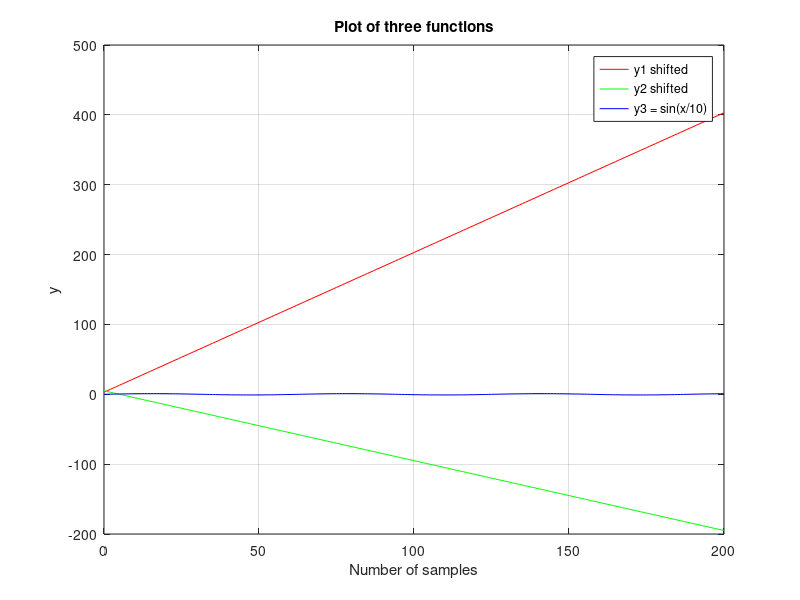

This figure's MATLAB source:

x = linspace(0, 200, 201)

% Define the two linear functions
y1 = 2*x + 3;
y2 = -x + 5;

% Relocate the two linear functions by one sample
y1_shifted = circshift(y1, 1);
y2_shifted = circshift(y2, 1);

% Define the sinusoidal function
y3 = sin(x/10);

% Plot the three functions in the same graph
figure
plot(x, y1, 'r', x, y2, 'g', x, y3, 'b')
hold on
legend('y1 shifted', 'y2 shifted', 'y3 = sin(x/10)')
xlabel('Number of samples')
ylabel('y')
title('Plot of three functions')
grid on
